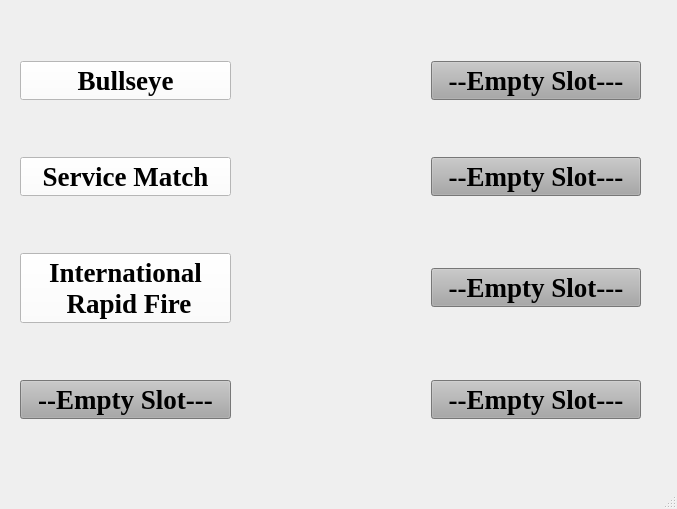
<?xml version="1.0" encoding="UTF-8"?>
<ui version="4.0">
 <class>mainMenu</class>
 <widget class="QMainWindow" name="mainMenu">
  <property name="geometry">
   <rect>
    <x>0</x>
    <y>0</y>
    <width>677</width>
    <height>509</height>
   </rect>
  </property>
  <property name="sizePolicy">
   <sizepolicy hsizetype="Fixed" vsizetype="Fixed">
    <horstretch>0</horstretch>
    <verstretch>0</verstretch>
   </sizepolicy>
  </property>
  <property name="windowTitle">
   <string>Main Menu</string>
  </property>
  <property name="styleSheet">
   <string notr="true">background-image: url(:/images/bgImage.jpg);

background-repeat: no-repeat;

</string>
  </property>
  <widget class="QWidget" name="centralwidget">
   <widget class="QWidget" name="gridLayoutWidget">
    <property name="geometry">
     <rect>
      <x>20</x>
      <y>10</y>
      <width>621</width>
      <height>461</height>
     </rect>
    </property>
    <layout class="QGridLayout" name="gridLayout">
     <property name="horizontalSpacing">
      <number>200</number>
     </property>
     <item row="0" column="1">
      <widget class="QPushButton" name="e2Btn">
       <property name="font">
        <font>
         <family>Times New Roman</family>
         <pointsize>20</pointsize>
         <weight>75</weight>
         <bold>true</bold>
        </font>
       </property>
       <property name="styleSheet">
        <string notr="true">background-color: rgb(167, 167, 167);</string>
       </property>
       <property name="text">
        <string>--Empty Slot---</string>
       </property>
      </widget>
     </item>
     <item row="1" column="1">
      <widget class="QPushButton" name="e3Btn">
       <property name="font">
        <font>
         <family>Times New Roman</family>
         <pointsize>20</pointsize>
         <weight>75</weight>
         <bold>true</bold>
        </font>
       </property>
       <property name="styleSheet">
        <string notr="true">background-color: rgb(167, 167, 167);</string>
       </property>
       <property name="text">
        <string>--Empty Slot---</string>
       </property>
      </widget>
     </item>
     <item row="2" column="0">
      <widget class="QPushButton" name="rapidFireBtn">
       <property name="font">
        <font>
         <family>Times New Roman</family>
         <pointsize>20</pointsize>
         <weight>75</weight>
         <bold>true</bold>
        </font>
       </property>
       <property name="styleSheet">
        <string notr="true">
background-color: rgb(255, 255, 255);</string>
       </property>
       <property name="text">
        <string>International
 Rapid Fire</string>
       </property>
      </widget>
     </item>
     <item row="2" column="1">
      <widget class="QPushButton" name="e4Btn">
       <property name="font">
        <font>
         <family>Times New Roman</family>
         <pointsize>20</pointsize>
         <weight>75</weight>
         <bold>true</bold>
        </font>
       </property>
       <property name="styleSheet">
        <string notr="true">background-color: rgb(167, 167, 167);</string>
       </property>
       <property name="text">
        <string>--Empty Slot---</string>
       </property>
      </widget>
     </item>
     <item row="0" column="0">
      <widget class="QPushButton" name="bullsEyeBtn">
       <property name="font">
        <font>
         <family>Times New Roman</family>
         <pointsize>20</pointsize>
         <weight>75</weight>
         <bold>true</bold>
        </font>
       </property>
       <property name="autoFillBackground">
        <bool>false</bool>
       </property>
       <property name="styleSheet">
        <string notr="true">background-color: rgb(255, 255, 255);
border-color: rgb(255, 255, 255);</string>
       </property>
       <property name="text">
        <string>Bullseye</string>
       </property>
      </widget>
     </item>
     <item row="1" column="0">
      <widget class="QPushButton" name="serviceMatchBtn">
       <property name="font">
        <font>
         <family>Times New Roman</family>
         <pointsize>20</pointsize>
         <weight>75</weight>
         <bold>true</bold>
        </font>
       </property>
       <property name="styleSheet">
        <string notr="true">background-color: rgb(255, 255, 255);</string>
       </property>
       <property name="text">
        <string>Service Match</string>
       </property>
      </widget>
     </item>
     <item row="3" column="0">
      <widget class="QPushButton" name="e1Btn">
       <property name="font">
        <font>
         <family>Times New Roman</family>
         <pointsize>20</pointsize>
         <weight>75</weight>
         <bold>true</bold>
        </font>
       </property>
       <property name="styleSheet">
        <string notr="true">background-color: rgb(167, 167, 167);</string>
       </property>
       <property name="text">
        <string>--Empty Slot---</string>
       </property>
      </widget>
     </item>
     <item row="3" column="1">
      <widget class="QPushButton" name="e5Btn">
       <property name="font">
        <font>
         <family>Times New Roman</family>
         <pointsize>20</pointsize>
         <weight>75</weight>
         <bold>true</bold>
        </font>
       </property>
       <property name="styleSheet">
        <string notr="true">background-color: rgb(167, 167, 167);</string>
       </property>
       <property name="text">
        <string>--Empty Slot---</string>
       </property>
      </widget>
     </item>
    </layout>
   </widget>
  </widget>
  <widget class="QMenuBar" name="menubar">
   <property name="geometry">
    <rect>
     <x>0</x>
     <y>0</y>
     <width>677</width>
     <height>21</height>
    </rect>
   </property>
  </widget>
  <widget class="QStatusBar" name="statusbar"/>
 </widget>
 <resources>
  <include location="resources.qrc"/>
 </resources>
 <connections/>
</ui>
